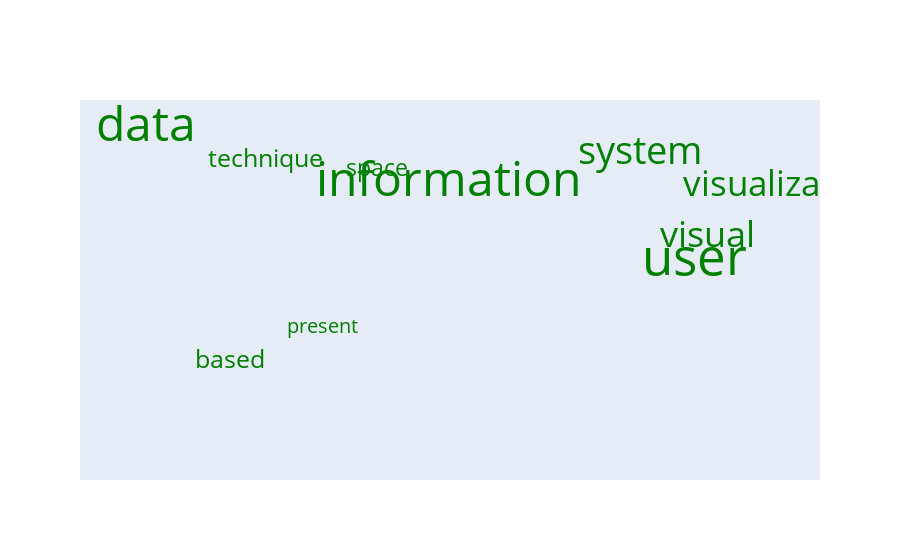

The notebook cell saved with this chart:
### Code cell
import plotly
import plotly.graph_objs as go
from plotly.offline import plot
import random
data = go.Scatter(x=[random.random() for i in range(30)],
                 y=[random.random() for i in range(30)],
                 mode='text',
                 text=lda.get_top_n_word_probs_for_topic_i(2, 10).Words,
                 marker={'opacity': 0.3},
                 textfont={'size': lda.get_top_n_word_probs_for_topic_i(2, 10).Probabilities * 4000, 
                           'color': lda.get_colors()[2]})
layout = go.Layout({'xaxis': {'showgrid': False, 'showticklabels': False, 'zeroline': False},
                    'yaxis': {'showgrid': False, 'showticklabels': False, 'zeroline': False}})
fig = go.Figure(data=[data], layout=layout)

fig

### Figure 1 — Plotly figure (JSON) as saved in the notebook; plotly's stock layout.template omitted (floating-point values rounded to 4 significant figures)
{"data": [{"marker": {"opacity": 0.3}, "mode": "text", "text": ["present", "space", "based", "technique", "visualization", "visual", "system", "information", "data", "user"], "textfont": {"color": "green", "size": [20.41, 23.12, 24.55, 25.16, 34.51, 35.54, 37.5, 47.63, 47.91, 51.03]}, "type": "scatter", "x": [0.3204, 0.4018, 0.1852, 0.2366, 1.0, 0.8879, 0.7893, 0.5062, 0.06055, 0.869, 0.6169, 0.9346, 0.3745, 0.774, 0.5728, 0.05718, 0.01805, 0.3825, 0.6049, 0.799, 0.8718, 0.8437, 0.4091, 0.1131, 0.4907, 0.9324, 0.8686, 0.06906, 0.3512, 0.1161], "y": [0.3905, 0.8251, 0.2976, 0.8493, 0.7758, 0.6365, 0.8685, 0.785, 0.9378, 0.5705, 0.5573, 0.5428, 0.5555, 0.4484, 0.4408, 0.4626, 0.794, 0.1612, 0.7415, 0.02526, 0.3112, 0.5639, 0.1671, 0.8984, 0.7279, 0.8012, 0.5921, 0.4129, 0.1949, 0.965]}], "layout": {"xaxis": {"showgrid": false, "showticklabels": false, "zeroline": false}, "yaxis": {"showgrid": false, "showticklabels": false, "zeroline": false}}}
